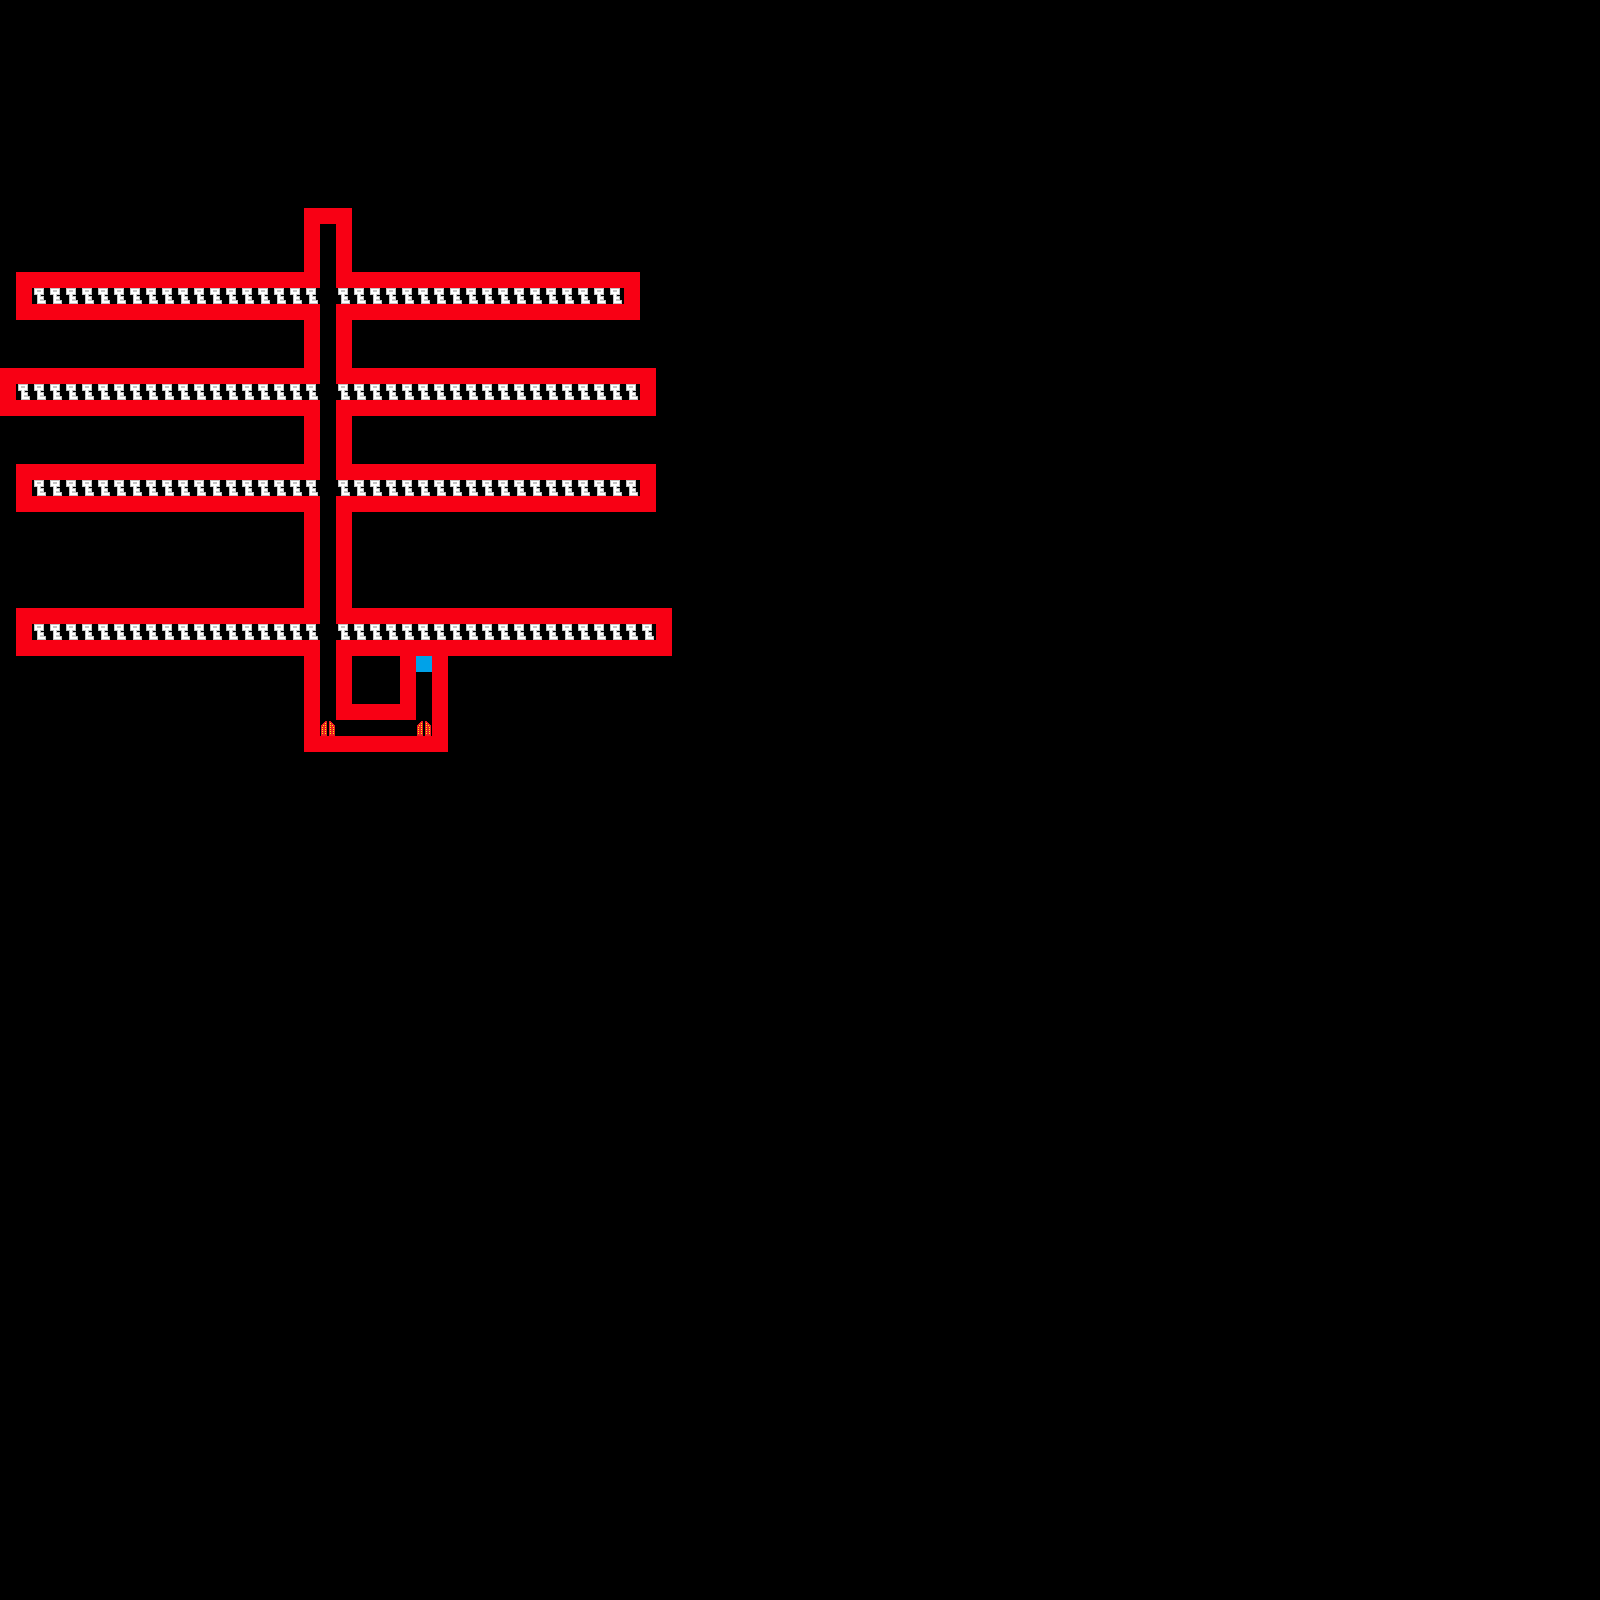

Rendered tile map (Tiled .tmx) drawn with the repository's tilesets; below, a short description and the map source with its tile grids summarised:
An orthogonal 100x100 tile map with 16x16 px tiles, 4 tile layers (collision, key, door, end), 2 hidden layers not drawn, 5 tilesets.

<map version="1.0" orientation="orthogonal" width="100" height="100" tilewidth="16" tileheight="16">
 <tileset firstgid="1" name="tiles" tilewidth="16" tileheight="16">
  <image source="tiles.png" width="262" height="64" />
 </tileset>
 <tileset firstgid="65" name="collision" tilewidth="16" tileheight="16">
  <image source="collision.png" width="80" height="32" />
  <tile id="0">
   <properties>
    <property name="collide" value="true" />
   </properties>
  </tile>
 </tileset>
 <tileset firstgid="75" name="key" tilewidth="16" tileheight="16">
  <image source="key.png" trans="ff00ff" width="16" height="16" />
  <tile id="0">
   <properties>
    <property name="keyed" value="true" />
   </properties>
  </tile>
 </tileset>
 <tileset firstgid="76" name="door" tilewidth="16" tileheight="16">
  <image source="doors.png" trans="ff00ff" width="64" height="16" />
  <tile id="0">
   <properties>
    <property name="doored" value="true" />
   </properties>
  </tile>
  <tile id="1">
   <properties>
    <property name="doored" value="true" />
   </properties>
  </tile>
  <tile id="2">
   <properties>
    <property name="doored" value="true" />
   </properties>
  </tile>
  <tile id="3">
   <properties>
    <property name="doored" value="true" />
   </properties>
  </tile>
 </tileset>
 <tileset firstgid="80" name="end" tilewidth="16" tileheight="16">
  <image source="flashy.png" trans="ff00ff" width="48" height="16" />
  <tile id="1">
   <properties>
    <property name="ended" value="true" />
   </properties>
  </tile>
 </tileset>
 <layer name="oldkeys" width="100" height="100" visible="0">
  <data>[10000 cells, 0 non-empty, 0 distinct tile ids]</data>
 </layer>
 <layer name="collision" width="100" height="100">
  <properties>
   <property name="collide" value="true" />
  </properties>
  <data>[10000 cells, 385 non-empty, 1 distinct tile ids]</data>
 </layer>
 <layer name="tiles" width="100" height="100" visible="0">
  <data>[10000 cells, 0 non-empty, 0 distinct tile ids]</data>
 </layer>
 <layer name="key" width="100" height="100">
  <data>[10000 cells, 149 non-empty, 1 distinct tile ids]</data>
 </layer>
 <layer name="door" width="100" height="100">
  <data>[10000 cells, 2 non-empty, 1 distinct tile ids]</data>
 </layer>
 <layer name="end" width="100" height="100">
  <data>[10000 cells, 1 non-empty, 1 distinct tile ids]</data>
 </layer>
</map>
